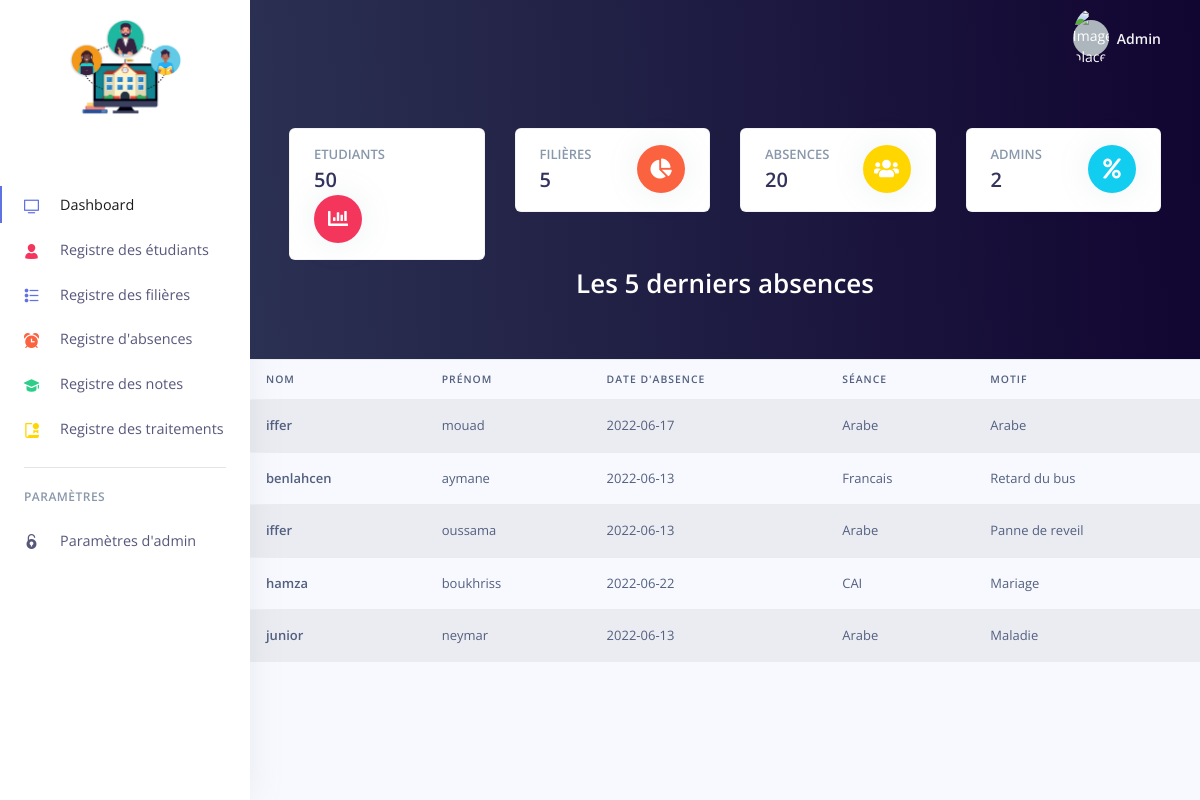
The page /dashboard (signed in) on the database its author committed.
### tables this page shows
CREATE TABLE `absence` (
  `idAbsence` int(11) NOT NULL,
  `dateAbsence` date NOT NULL,
  `seance` varchar(11) DEFAULT NULL,
  `motif` varchar(50) DEFAULT NULL,
  `idEtudiant` int(11) DEFAULT NULL
);

CREATE TABLE `etudiant` (
  `idEtudiant` int(100) NOT NULL,
  `nom` varchar(100) NOT NULL,
  `prenom` varchar(100) NOT NULL,
  `email` varchar(100) NOT NULL,
  `filiere` varchar(100) DEFAULT NULL,
  `idFiliere` int(11) DEFAULT NULL
);

### codes/config.php (called while the page is built, shortened)
<?php
	  if(isset($_SESSION["admin"])){
	  $adminid = $_SESSION["admin"];
	}
	else{
		$adminid="";
	}
	?>

### inc/admin.php (called while the page is built, shortened)
<?php
	function GetAdmin($conn,$aid)
	{
		$sqlq = mysqli_query($conn,"SELECT * FROM `admins` WHERE `aid`=$aid");
        $rowadmins =mysqli_fetch_array($sqlq);
		$admins['name'] = $rowadmins['name'];
		$admins['email'] = $rowadmins['email'];
		$admins['password'] = $rowadmins['password'];
		$admins['created'] = $rowadmins['created'];
		$admins['status'] = $rowadmins['status'];
		return $admins;
	}
?>

### dashboard.php (the view)
<?php include('header.php');
?>
    <div class="header bg-gradient-primary pb-5 pt-5 pt-md-8">
      <div class="container-fluid">
        <div class="header-body">
          <div class="row">
            <div class="col-xl-3 col-lg-6">
              <div class="card card-stats mb-4 mb-xl-0">
                <div class="card-body">
                  <div class="row">
                    <div class="col">
                      <h5 class="card-title text-uppercase text-muted mb-0">Etudiants</h5>
                      <span class="h2 font-weight-bold mb-0">
                        <?php
                          require 'codes/config.php';
                          $query="SELECT idEtudiant from etudiant order by idEtudiant";
                          $resultat=mysqli_query($conn,$query);
                          $row=mysqli_num_rows($resultat);
                          echo  $row
                         ?>
                      </span>
                    </div>
                    <div class="col-auto">
                      <div class="icon icon-shape bg-danger text-white rounded-circle shadow">
                        <i class="fas fa-chart-bar"></i>
                      </div>
                    </div>
                  </div>
                </div>
              </div>
            </div>
            <div class="col-xl-3 col-lg-6">
              <div class="card card-stats mb-4 mb-xl-0">
                <div class="card-body">
                  <div class="row">
                    <div class="col">
                      <h5 class="card-title text-uppercase text-muted mb-0">Filières</h5>
                      <span class="h2 font-weight-bold mb-0">
                        <?php
                          require 'codes/config.php';
                          $query="SELECT idFiliere from filiere order by idFiliere";
                          $resultat=mysqli_query($conn,$query);
                          $row=mysqli_num_rows($resultat);
                          echo $row
                        ?>
                      </span>
                    </div>
                    <div class="col-auto">
                      <div class="icon icon-shape bg-warning text-white rounded-circle shadow">
                        <i class="fas fa-chart-pie"></i>
                      </div>
                    </div>
                  </div>
                </div>
              </div>
            </div>
            <div class="col-xl-3 col-lg-6">
              <div class="card card-stats mb-4 mb-xl-0">
                <div class="card-body">
                  <div class="row">
                    <div class="col">
                      <h5 class="card-title text-uppercase text-muted mb-0">Absences</h5>
                      <span class="h2 font-weight-bold mb-0">
                        <?php
                          require 'codes/config.php';
                          $query="SELECT idAbsence from absence order by idAbsence";
                          $resultat=mysqli_query($conn,$query);
                          $row=mysqli_num_rows($resultat);
                          echo $row
                         ?>
                      </span>
                    </div>
                    <div class="col-auto">
                      <div class="icon icon-shape bg-yellow text-white rounded-circle shadow">
                        <i class="fas fa-users"></i>
                      </div>
                    </div>
                  </div>
                </div>
              </div>
            </div>
            <div class="col-xl-3 col-lg-6">
              <div class="card card-stats mb-4 mb-xl-0">
                <div class="card-body">
                  <div class="row">
                    <div class="col">
                      <h5 class="card-title text-uppercase text-muted mb-0">Admins</h5>
                      <span class="h2 font-weight-bold mb-0">
                        <?php
                          require 'codes/config.php';
                          $query="SELECT aid from admins order by aid";
                          $resultat=mysqli_query($conn,$query);
                          $row=mysqli_num_rows($resultat);
                          echo $row
                        ?>
                      </span>
                    </div>
                    <div class="col-auto">
                      <div class="icon icon-shape bg-info text-white rounded-circle shadow">
                        <i class="fas fa-percent"></i></div>
                    </div>
                    </div>
                  </div>
                </div>
              </div>
            </div>
          </div>
        </div>
        <h1 class="text-white text-center mt-1">Les 5 derniers absences</h1>
      </div>
            <table class="table table-striped">
  <thead>
    <tr>
      <th scope="col">Nom</th>
      <th scope="col">Prénom</th>
      <th scope="col">Date d'absence</th>
      <th scope="col">Séance</th>
      <th scope="col">Motif</th>
    </tr>
  </thead>
  <tbody>
      <?php
                    $sql="SELECT nom,prenom,dateAbsence,seance,motif from etudiant e,absence a where a.idEtudiant=e.idEtudiant order by e.idEtudiant ASC LIMIT 5";
                    $resultat=mysqli_query($conn,$sql);
                    while($row=mysqli_fetch_assoc($resultat)){
                  ?>
    <tr>
      <th scope="row">
        <?php echo $row["nom"];    ?>
     </th>
      <td>
        <?php echo $row["prenom"];      ?>
        </td>
      <td>
        <?php echo $row["dateAbsence"];   ?>
        </td>
      <td>
        <?php echo $row["seance"];   ?>
        </td>
      <td>
        <?php echo $row["motif"];    ?>
        </td>
    </tr>
    <?php } ?>
  </tbody>
</table>
      </div>

### header.php (shortened to what this page needs)
<?php
      include('inc/admin.php');
      include('codes/config.php');
      $udata = GetAdmin($conn,$adminid);
      ?>
<!DOCTYPE html>
<html lang="en">
<head>
  <link href="./assets/js/plugins/nucleo/css/nucleo.css" rel="stylesheet" />
  <link href="./assets/js/plugins/@fortawesome/fontawesome-free/css/all.min.css" rel="stylesheet" />
  <link href="./assets/css/argon-dashboard.css?v=1.1.0" rel="stylesheet" />
</head>
<body class="">
  <nav class="navbar navbar-vertical fixed-left navbar-expand-md navbar-light bg-white" id="sidenav-main">
    <div class="container-fluid">
      <a class="navbar-brand pt-0" href="dashboard">
        <img src="./assets/img/brand/school.png" class="navbar-brand-img" alt="..." style="max-height: 9rem; max-width: 64%;">
      </a>
      <div class="collapse navbar-collapse" id="sidenav-collapse-main">
        <ul class="navbar-nav">
          <li class="nav-item  active">
          <a class=" nav-link active " href="dashboard"> <i class="ni ni-tv-2 text-primary"></i> Dashboard
            </a>
          </li>
          <li class="nav-item">
            <a class="nav-link " href="etudiantsmanager">
              <i class="ni ni-single-02 text-red"></i> Registre des étudiants
            </a>
          </li>
          <li class="nav-item">
            <a class="nav-link " href="filieresmanager">
              <i class="ni ni-bullet-list-67 text-blue"></i>  Registre des filières
            </a>
          </li>
          <li class="nav-item">
            <a class="nav-link " href="absencesmanager">
              <i class="ni ni-time-alarm text-orange"></i>  Registre d'absences
            </a>
          </li>
         <li class="nav-item">
            <a class="nav-link " href="moyennemanager">
              <i class="ni ni-hat-3 text-success"></i>  Registre des notes
            </a>
          </li>
           <li class="nav-item">
            <a class="nav-link " href="traitementmanager">
              <i class="ni ni-paper-diploma text-yellow"></i> Registre des traitements
            </a>
          </li>
        </ul>
        <hr class="my-3">
        <h6 class="navbar-heading text-muted">Paramètres</h6>
        <ul class="navbar-nav mb-md-3">
          <li class="nav-item">
            <a class="nav-link" href="adminmanager">
              <i class="ni ni-lock-circle-open"></i> Paramètres d'admin
            </a>
          </li>
        </ul>
      </div>
    </div>
  </nav>
 <div class="main-content">
    <nav class="navbar navbar-top navbar-expand-md navbar-dark" id="navbar-main">
      <div class="container-fluid">
        <ul class="navbar-nav align-items-center d-none d-md-flex">
          <li class="nav-item dropdown">
            <a class="nav-link pr-0" href="#" role="button" data-toggle="dropdown" aria-haspopup="true" aria-expanded="false">
              <div class="media align-items-center">
                <span class="avatar avatar-sm rounded-circle">
                  <img alt="Image placeholder" src="./assets/img/theme/admin.jpg">
                </span>
                <div class="media-body ml-2 d-none d-lg-block">
                  <span class="mb-0 text-sm  font-weight-bold"><?php echo $udata['name']; ?></span>
                </div>
              </div>
            </a>
          </li>
        </ul>
      </div>
    </nav>

### rows shown on the page
absence: idEtudiant.nom "iffer", idEtudiant.prenom "mouad", dateAbsence "2022-06-17", seance "Arabe", motif "Arabe"
absence: idEtudiant.nom "benlahcen", idEtudiant.prenom "aymane", dateAbsence "2022-06-13", seance "Francais", motif "Retard du bus"
absence: idEtudiant.nom "iffer", idEtudiant.prenom "oussama", dateAbsence "2022-06-13", seance "Arabe", motif "Panne de reveil"
absence: idEtudiant.nom "hamza", idEtudiant.prenom "boukhriss", dateAbsence "2022-06-22", seance "CAI", motif "Mariage"
absence: idEtudiant.nom "junior", idEtudiant.prenom "neymar", dateAbsence "2022-06-13", seance "Arabe", motif "Maladie"

### other values the page prints
$udata['name'] "Admin"
$row "50"
$row "5"
$row "20"
$row "2"
